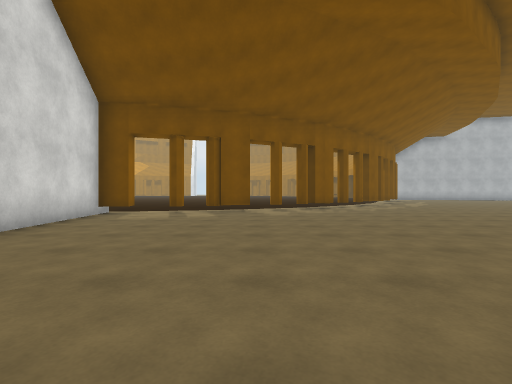
view 1 (above)

16 first-person views from a walk through a Unity game level. The camera is 1.2 m above the floor, looks level and sees 85° across. The floor is counted in squares, 2 m on a side. Each view is taken from the middle of a square. On the plan, view 1 faces up. The plan holds only what a view shows up to about 9 squares ahead; the rest is blank. The place goes on beyond the plan. Some surface patterns are stand-ins.

view 2
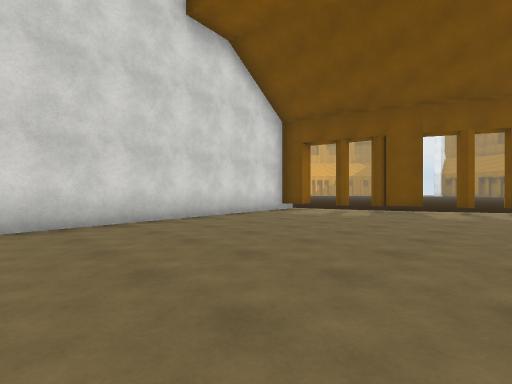

view 3
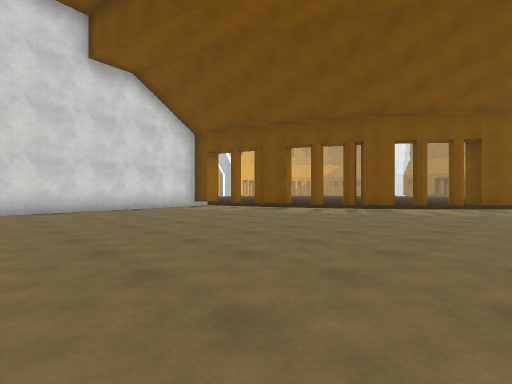

view 4
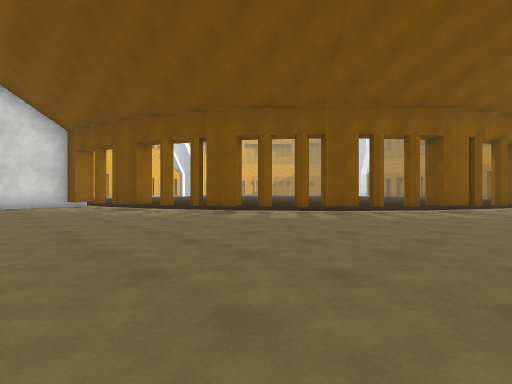

view 5
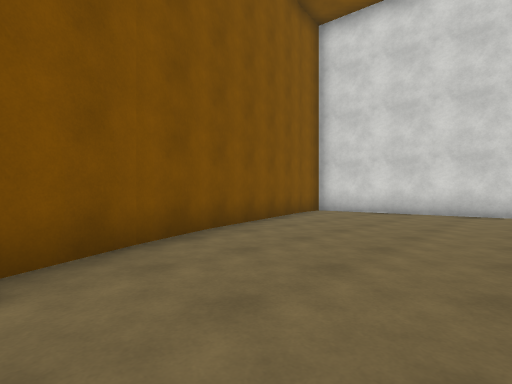

view 6
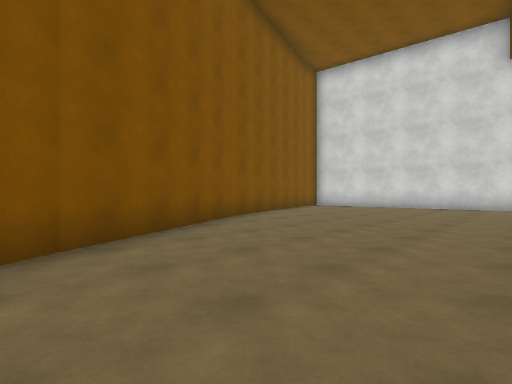

view 7
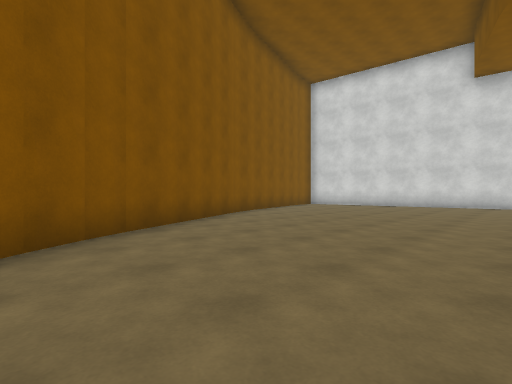

view 8
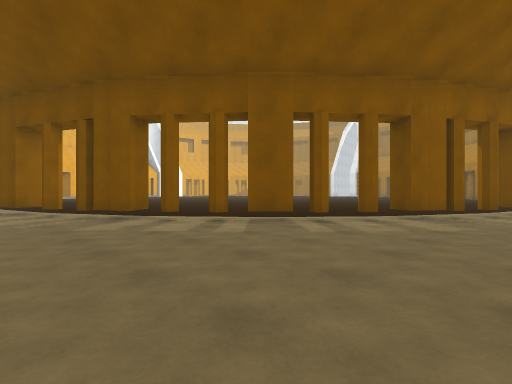

view 9
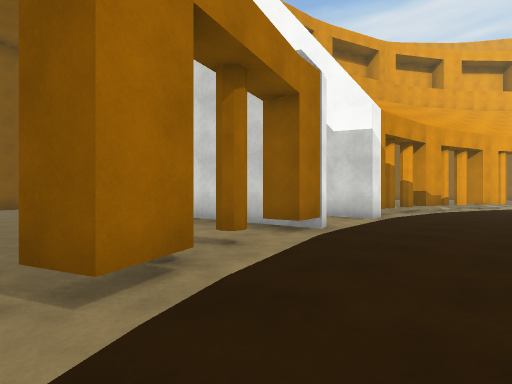

view 10
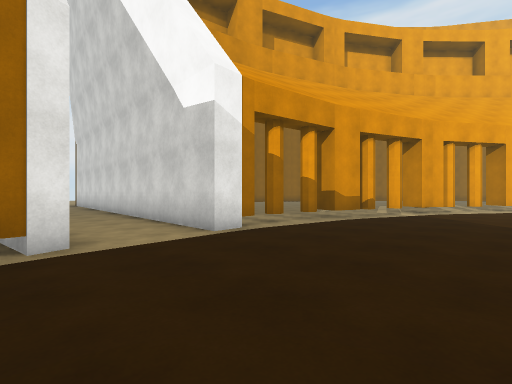

view 11
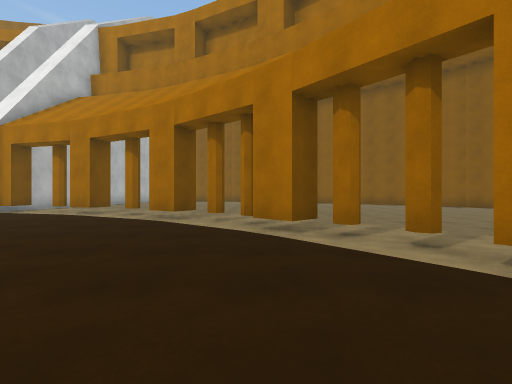

view 12
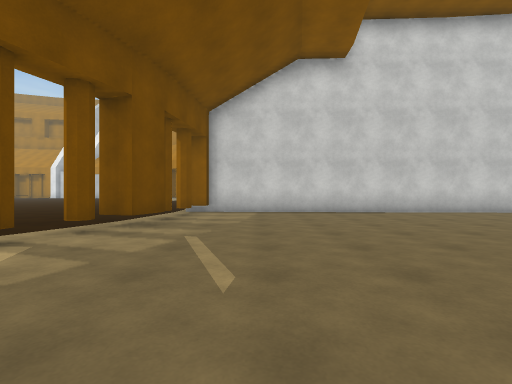

view 13
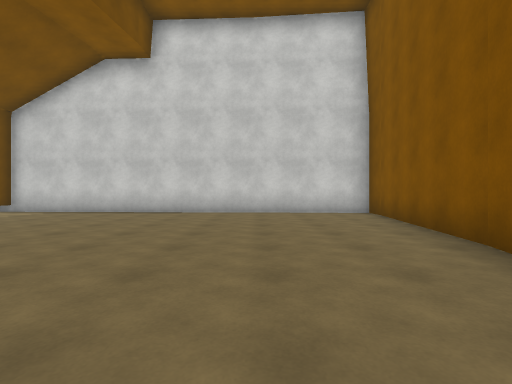

view 14
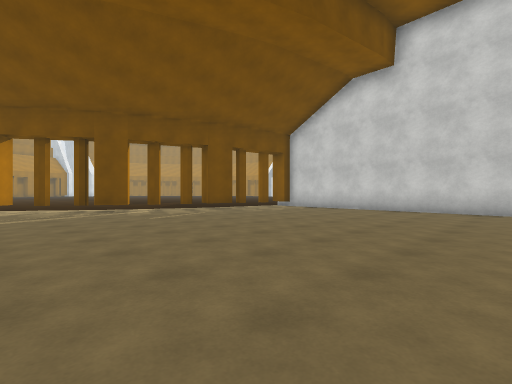

view 15
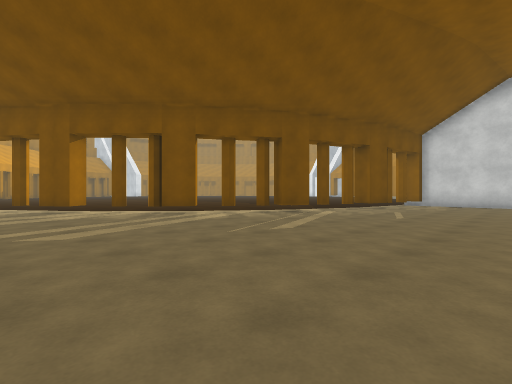

view 16
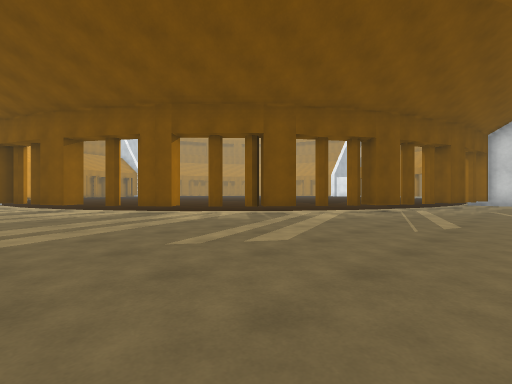

### Floor plan
Points are (right, up) in squares from view 1. A wall is a line through its corners. A room is listed if a view was taken in it or the views show most of it. See-through windows are left out.
Room 1 (views 1, 2, 3, 4, 5, 6, 7, 8)
walls: (-0.2, 8.7) (-1.1, 8.3); (2.5, 10.9) (2.9, 10.3) (2.5, 10.1) (2.1, 9.8); (8, 1) (8.9, 1.6); (5.5, 12.6) (4.8, 11.9); (-3.5, 7.7) (-4.3, 7.6); (2.3, -1.9) (8.1, 1); (-4.4, 8.3) (-2.9, -3) (-1.6, -2.8); (7.6, 15.3) (7.1, 14.5) (6.6, 14.9); (-1.7, -2.9) (2.4, -1.7); (8.9, 17.5) (8.2, 17.8)
ways out: opening at (-2.5, 8) to room 2; opening at (2.5, 11) to room 2; opening at (7, 16) to room 2; gap at (0, 9) to room 2; gap at (8, 17) to room 2
Room 2 (views 9, 10, 11)
walls: (-16.2, 11.3) (-16.6, 10.8); (-14.2, 10) (-13.4, 9.6) (-13.7, 9); (-7.8, 8.1) (-6.8, 8.2); (-4.9, 8.1) (-4.4, 8.3) (-3.6, 8.4) (-3.5, 7.7); (-1.3, 9) (-0.5, 9.3) (-0.2, 8.7); (6.6, 14.9) (7.1, 15.7); (8.2, 17.8) (8.5, 18.7); (-11.3, 8.1) (-11.1, 8.8) (-10.2, 8.5); (4.8, 11.9) (4.4, 12.4) (5.1, 13.1)
ways out: opening at (-2.5, 8) to room 1; opening at (2.5, 11) to room 1; opening at (7, 16) to room 1; gap at (0, 9) to room 1; gap at (8, 17) to room 1; opening at (-16, 10) to room 3; opening at (-12, 8) to room 3; gap at (-13, 9) to room 3; gap at (-9, 8) to room 3; opening at (-6, 8)
Room 3 (views 12, 13, 14, 15, 16)
walls: (-16.6, 10.8) (-17.4, 11.4); (-13.7, 9) (-14.5, 9.4) (-14.2, 10); (-18.6, 13.6) (-19.2, 13.1) (-19.8, 13.8); (-10.4, 7.8) (-11.3, 8.1); (-20.6, 16.3) (-21.2, 16) (-21.6, 16.8); (-7.9, 7.3) (-7.8, 8.1); (-13.4, -2.4) (-12.8, -2.6); (-13, -2.6) (-8.8, -3.2) (-8, -3.3) (-7.5, 7.5)
ways out: opening at (-16, 10) to room 2; opening at (-12, 8) to room 2; gap at (-13, 9) to room 2; gap at (-9, 8) to room 2

Where each view was taken, in squares from view 1:
view 1: 0 up, 0 right, facing up
view 2: 0 up, 2 right, facing up-left
view 3: 1 up, 6 right, facing up-left
view 4: 5 up, 9 right, facing up-left
view 5: 2 up, 5 right, facing down-left
view 6: 4 up, 8 right, facing down-left
view 7: 5 up, 9 right, facing down-left
view 8: 8 up, 9 right, facing up-left
view 9: 11 up, 0 right, facing down-left
view 10: 12 up, 4 left, facing down-left
view 11: 13 up, 0 right, facing right
view 12: 6 up, 16 left, facing right
view 13: 0 up, 16 left, facing right
view 14: 0 up, 17 left, facing up-right
view 15: 4 up, 21 left, facing up-right
view 16: 6 up, 23 left, facing up-right
